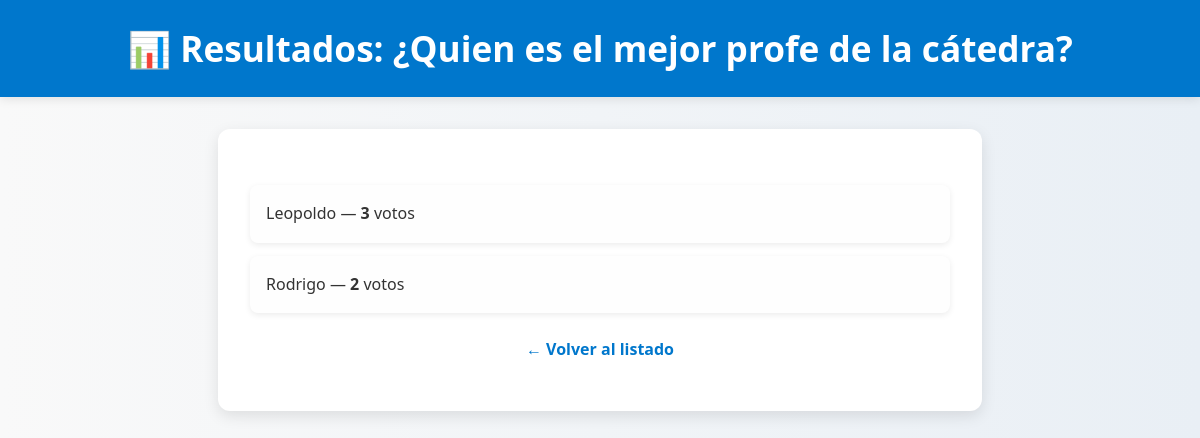
The app's page /polls/3/results/, older data.
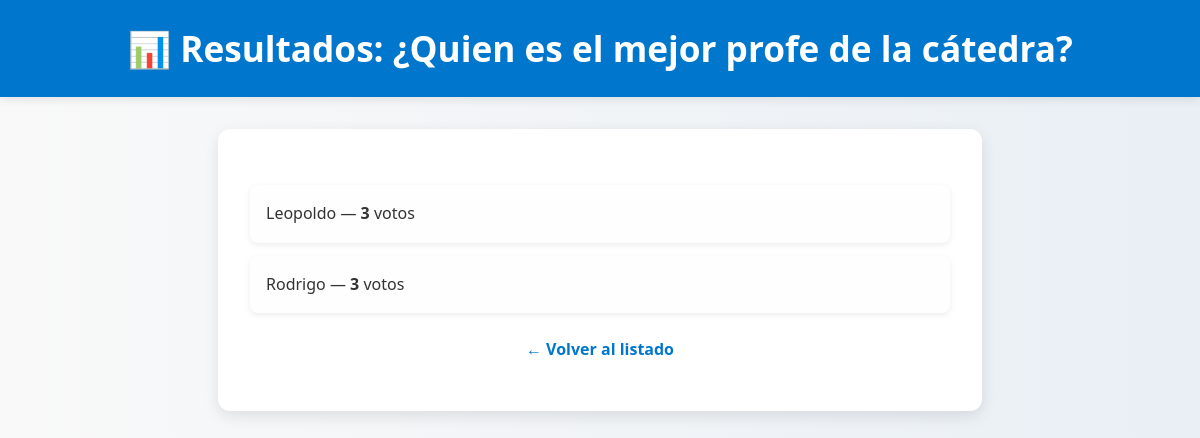
The same page, newer data.
### polls/models.py (models this page shows, shortened)
class Choice(models.Model):
    question = models.ForeignKey(Question, on_delete=models.CASCADE)
    choice_text = models.CharField(max_length=200)
    votes = models.IntegerField(default=0)

### polls/views.py (the view)
# urls.py: path("<int:pk>/results/", views.ResultsView.as_view(), name="results"),
class ResultsView(generic.DetailView):
    model = Question
    template_name = "polls/results.html"

### polls/templates/polls/results.html (shortened to what this page needs)
{% load static %}
<!DOCTYPE html>
<html lang="es">
<head>
  <link rel="stylesheet" href="{% static 'polls/style.css' %}">
</head>
<body>
  <h1>📊 Resultados: {{ question.question_text }}</h1>
  <div class="container">
    {% if question.choice_set.all %}
      <ul>
        {% for choice in question.choice_set.all %}
          <li>
            {{ choice.choice_text }} — <strong>{{ choice.votes }}</strong> votos
          </li>
        {% endfor %}
      </ul>
    {% else %}
      <p>No hay votos registrados para esta encuesta.</p>
    {% endif %}
    <p><a href="{% url 'polls:index' %}">← Volver al listado</a></p>
  </div>
</body>
</html>

Row changes from the older to the newer data that the page shows:
changed Choice "Rodrigo": votes "2" → "3"
